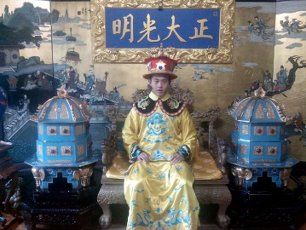
//> input picture opencv_c++/DIP/Rotate/2.jpg, 306 x 230 px
$ ./main   (built with g++ and OpenCV 4)
//> lines starting //> are read from the running program, lines starting //| are printed output that depends on the picture
#include<opencv2\imgproc\imgproc.hpp>
#include<opencv2\highgui\highgui.hpp>
#include<iostream>
#include<algorithm>

using namespace std;
using namespace cv;

#define PI 3.1415926

int main()
{
	//采用的是后向映射的方式来写
	Mat img = imread("2.jpg");
//> img is the input picture: 230 rows x 306 cols, CV_8UC3; mean B, G, R 104.9, 104.2, 102.7
	cout << "原图尺寸：" << img.size() << endl;
//| 原图尺寸：[306 x 230]
	imshow("source_img", img);

	double angle =-10/180.0f*PI;         //这里就是除的180少写个f，以至于两个int相除肯定是不对的
	int height = img.rows;
//> height = 230
	int width = img.cols;
//> width = 306

	//四个定点在旋转坐标系中的位置
	//  1  2
	//  3  4
	int SrcX1 = -width / 2;
//> SrcX1 = -153
	int SrcY1 = height / 2;
//> SrcY1 = 115
	int SrcX2 = width / 2;
//> SrcX2 = 153
	int SrcY2 = height / 2;
//> SrcY2 = 115
	int SrcX3 = -width / 2;
//> SrcX3 = -153
	int SrcY3 = -height / 2;
//> SrcY3 = -115
	int SrcX4 = width / 2;
//> SrcX4 = 153
	int SrcY4 = -height / 2;
//> SrcY4 = -115

	double cosAn = std::cos(angle);
	double sinAn = std::sin(angle);

	cout << "余弦" << cosAn << endl;
	cout << "正弦" << sinAn << endl;


	int DstX1 = (int)(SrcX1*cosAn - SrcY1*sinAn +0.5);
//> DstX1 = -130
	int DstY1 = (int)(SrcX1*sinAn + SrcY1*cosAn +0.5);
//> DstY1 = 140

	int DstX2 = (int)(SrcX2*cosAn - SrcY2*sinAn +0.5);
//> DstX2 = 171
	int DstY2 = (int)(SrcX2*sinAn + SrcY2*cosAn +0.5);
//> DstY2 = 87

	int DstX3 = (int)(SrcX3*cosAn - SrcY3*sin(angle)+0.5);
//> DstX3 = -170
	int DstY3 = (int)(SrcX3*sinAn + SrcY3*cosAn +0.5);

	int DstX4 = (int)(SrcX4*cosAn - SrcY4*sinAn + 0.5);
	int DstY4 = (int)(SrcX4*sinAn + SrcY4*cosAn + 0.5);

	int DstWidth = max(abs(DstX1 - DstX4), abs(DstX2 - DstX3))+1;
	int DstHeight = max(abs(DstY1 - DstY4), abs(DstY2 - DstY3))+1;

	//旋转后的最合适的宽度和高度

	Mat Dst=Mat::zeros(DstHeight,DstWidth, img.type());

	//Dst.create(DstHeight, DstWidth, img.type());    //创建DST图像


	//映射回去的原图中的坐标
	int D2S_x=0;
	int D2S_y=0;

	for (int i = 0; i < DstWidth; i++)
	{
		for (int j = 0; j < DstHeight; j++)
		{
			D2S_x = round(double(i - DstWidth / 2.0f)* cosAn  +  double(j - DstHeight / 2.0f)*sinAn + width / 2.0f);
			D2S_y = round(-double(i - DstWidth / 2.0f)*sinAn  +  double(j - DstHeight / 2.0f)* cosAn + height / 2.0f);


			if (Dst.channels() == 1)
			{
				if (D2S_x < 0 || D2S_x >= width || D2S_y < 0 || D2S_y >= height)
					Dst.at<uchar>(j, i) = 0;
				else
					Dst.at<uchar>(j, i) = img.at<uchar>(D2S_y,D2S_x);
			}
			else if (Dst.channels() == 3)
			{
				if (D2S_x < 0 || D2S_x >= width || D2S_y < 0 || D2S_y >= height)
					Dst.at<Vec3b>(j, i) = Vec3b(0, 0, 0);
				else
					Dst.at<Vec3b>(j, i) = img.at<Vec3b>(D2S_y,D2S_x);
			}
		}
	}
//> this loop made 342 passes
//> D2S_y on passes 1 to 3: 222, 222, 223
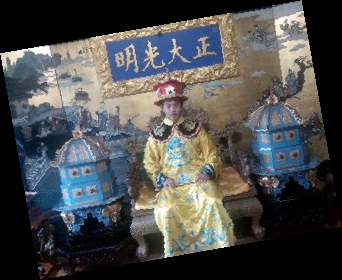
//> Dst: 280 rows x 342 cols, CV_8UC3; mean B, G, R 77.1, 76.6, 75.5
//> after the loop, D2S_x = 296; D2S_y = 281

	imshow("rotate", Dst);

	waitKey();
	return 0;

}

$ run again, with opencv_c++/DIP/Rotate/1.jpg copied over opencv_c++/DIP/Rotate/2.jpg
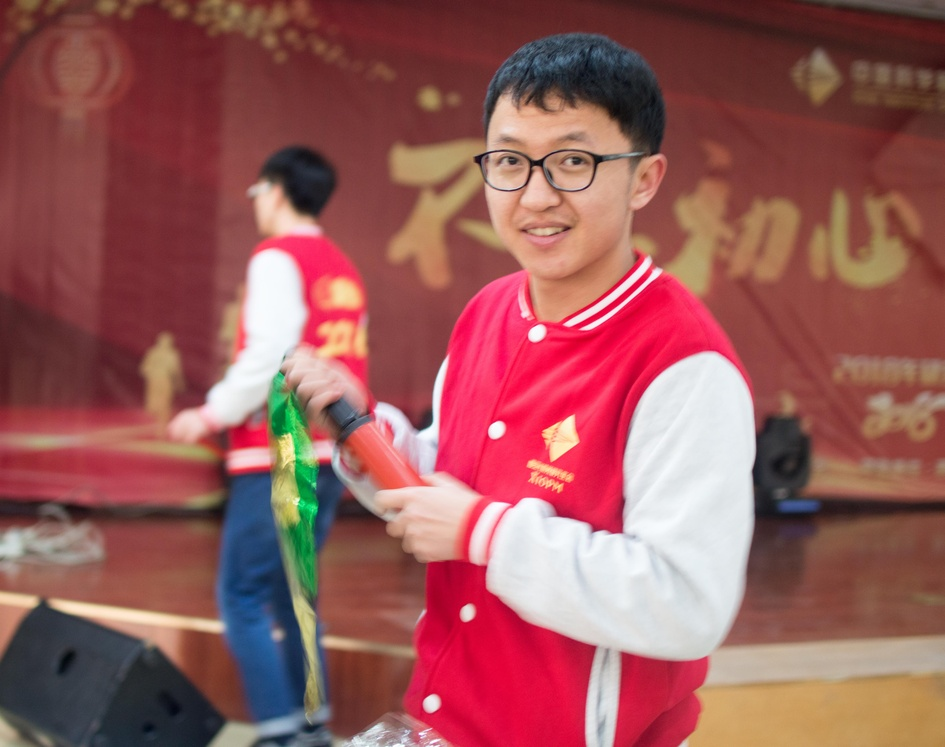
//> input picture opencv_c++/DIP/Rotate/1.jpg, 945 x 747 px, shrunk from 4905 x 3877 before the run
//> img is the input picture: 747 rows x 945 cols, CV_8UC3; mean B, G, R 89.8, 90, 151.3
//| 原图尺寸：[945 x 747]
//> the loop `for (int i = 0; i < DstWidth; i++)` made 1060 passes
//> (D2S_x, D2S_y) on passes 1 to 3: (-127, 723), (-126, 723), (-125, 723)
//> after the loop `for (int i = 0; i < DstWidth; i++)`:
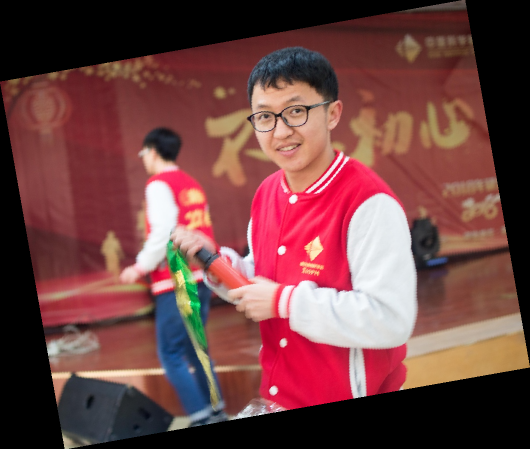
//> Dst: 898 rows x 1060 cols, CV_8UC3 (shown at 1/2 size); mean B, G, R 66.6, 66.8, 112.2
//> after the loop `for (int i = 0; i < DstWidth; i++)`: D2S_x = 916; D2S_y = 907
